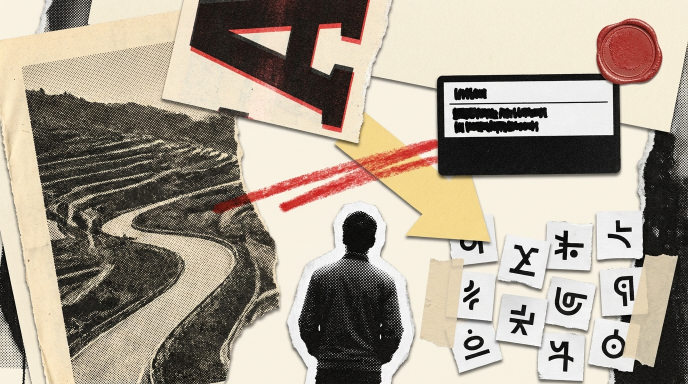
#> input picture examples/project/assets/style-key.jpg, 1376 x 768 px (shown at 1/2 size)
$ python -i motion.py   (imports and definitions only)
#> lines starting #> are read from the running program, lines starting #| are printed output that depends on the picture
"""Does the finished film actually move? Measured from the pixels, not the plan.

This gate exists because of the worst failure this project has produced, and it is
worth stating precisely so it is not repeated:

  The emitter wrote `camera={[{at, x, y, zoom}, …]}` — a key list. `PaperStage`
  read `camera.x`, `camera.y`, `camera.zoom` — all `undefined`. The transform came
  out as `translate(NaNpx, NaNpx) scale(NaN)`, and **a browser discards an invalid
  transform without any error at all**. The camera never moved, in any module, for
  the entire film.

  Every gate was green, because every gate read the *program*, and the program was
  correct. The program was never the thing on screen. The client watched the film
  and said, correctly, "kameranya gak gerak ini".

So this is the one gate that does not read the plan. It decodes the rendered mp4
and measures the camera's own motion between consecutive frames: features are
tracked and a similarity transform is fitted, which gives pan and zoom together.
Phase correlation alone is not enough — it sees translation only, so a push-in
around the frame centre reads as perfectly still, which is exactly the shape of
the bug being guarded against.

A film is not "moving" because a card slid in. A camera that never moves is a
slideshow with better paper. The thresholds are not taste: the reference render
(v2, the one the client approved) sits at 22.5 % still frames with a longest hold
of 22 frames, and the broken build sat at 95.3 % and 211.
"""
from __future__ import annotations

import hashlib
from pathlib import Path

from ..contract import Finding, fail, note
from .base import Context, Gate, Skipped

#: Frames where the camera is essentially still, as a fraction of the film.
#: Not zero — a hold is a legitimate move, and the pen needs the frame to stop.
MAX_STILL = 0.70
#: The longest single frozen run. Two seconds of a locked-off frame is a
#: photograph; past that the viewer has left the page.
MAX_HOLD = 60
#: Below this much movement (px at 640 wide, pan + scale change combined) the
#: frame is counted as still.
STILL_PX = 0.6


def render_path(ctx: Context) -> Path | None:
    """The module's finished render, wherever the pipeline left it."""
    root = ctx.project.root
    for name in (f"{ctx.module}-final.mp4", f"_{ctx.module}-mute.mp4"):
        for base in (root / "remotion" / "out", root / "out"):
            p = base / name
            if p.is_file():
                return p
    return None


def measure(path: Path, limit: int = 1800) -> dict:
    """Pan and zoom per frame, from the decoded film."""
#> called with limit = 1800
    import cv2
    import numpy as np

    cap = cv2.VideoCapture(str(path))
    if not cap.isOpened():
        raise Skipped(f"cannot decode {path.name}")
    fps = cap.get(cv2.CAP_PROP_FPS) or 30.0
    w = 640
    frames = []
    while len(frames) < limit:
        ok, fr = cap.read()
#> fr is the input picture: shape (768, 1376, 3); mean B, G, R 143.1, 157.6, 168
        if not ok:
            break
        g = cv2.cvtColor(fr, cv2.COLOR_BGR2GRAY)
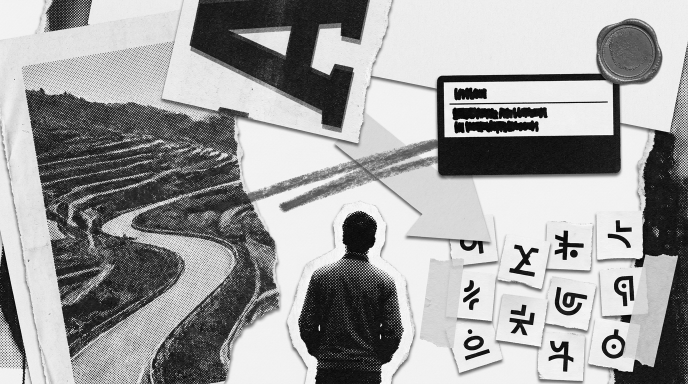
#> g: shape (768, 1376) (shown at 1/2 size); min 0, max 255, mean 159
        frames.append(cv2.resize(g, (w, int(g.shape[0] * w / g.shape[1]))))
    cap.release()
    if len(frames) < 12:
        raise Skipped("render is too short to judge")

    orb = cv2.ORB_create(900)
    bf = cv2.BFMatcher(cv2.NORM_HAMMING, crossCheck=True)
    kp = [orb.detectAndCompute(f, None) for f in frames]
    half_diag = (w * w + frames[0].shape[0] ** 2) ** 0.5 / 2

    travel = []
    for (k1, d1), (k2, d2) in zip(kp, kp[1:]):
        if d1 is None or d2 is None or len(k1) < 12 or len(k2) < 12:
            travel.append(0.0)
            continue
        m = bf.match(d1, d2)
        if len(m) < 12:
            travel.append(0.0)
            continue
        p1 = np.float32([k1[x.queryIdx].pt for x in m])
        p2 = np.float32([k2[x.trainIdx].pt for x in m])
        M, _ = cv2.estimateAffinePartial2D(p1, p2, method=cv2.RANSAC,
                                           ransacReprojThreshold=2.0)
        if M is None:
            travel.append(0.0)
            continue
        scale = (M[0, 0] ** 2 + M[1, 0] ** 2) ** 0.5
        shift = (M[0, 2] ** 2 + M[1, 2] ** 2) ** 0.5
        travel.append(shift + abs(scale - 1.0) * half_diag)

    arr = np.array(travel)
    still = arr < STILL_PX
    longest = run = 0
    for v in still:
        run = run + 1 if v else 0
        longest = max(longest, run)
    moves = run = 0
    for v in ~still:
        run = run + 1 if v else 0
        if run == 4:
            moves += 1
    return {
        "frames": len(frames),
        "fps": fps,
        "still": float(still.mean()),
        "longest": int(longest),
        "moves": moves,
        "median": float(np.median(arr)),
        "p90": float(np.percentile(arr, 90)),
    }


def motion(ctx: Context) -> list[Finding]:
    path = render_path(ctx)
    if path is None:
        raise Skipped("not rendered yet — this gate reads the film, not the plan")

    m = measure(path)
    out: list[Finding] = []
    secs = m["frames"] / m["fps"]
    if m["still"] > MAX_STILL:
        out.append(fail("motion", ctx.module,
                        f"{m['still'] * 100:.0f}% of the finished film is a still frame "
                        f"(limit {MAX_STILL * 100:.0f}%) — the camera is not moving. The "
                        "plan may be full of moves; this is measured from the pixels, so "
                        "if it says still, the render is still."))
    if m["longest"] > MAX_HOLD:
        out.append(fail("motion", ctx.module,
                        f"the frame is frozen for {m['longest']} frames "
                        f"({m['longest'] / m['fps']:.1f}s) with nothing moving — past "
                        f"{MAX_HOLD / m['fps']:.1f}s the viewer has left the page."))
    out.append(note("motion", ctx.module,
                    f"{secs:.1f}s measured from {path.name}: "
                    f"{m['still'] * 100:.0f}% still, longest hold {m['longest']}f, "
                    f"{m['moves']} moves ({m['moves'] / secs:.2f}/s), "
                    f"median {m['median']:.2f}px/frame, p90 {m['p90']:.1f}px"))
    return out


def _inputs(ctx: Context):
    p = render_path(ctx)
    return [p] if p else []


GATES = [
    Gate("motion", motion, _inputs, needs_assets=True,
         asks="the finished film actually moves — measured from the rendered pixels"),
]

>>> result = measure('../../examples/project/assets/style-key.jpg')
